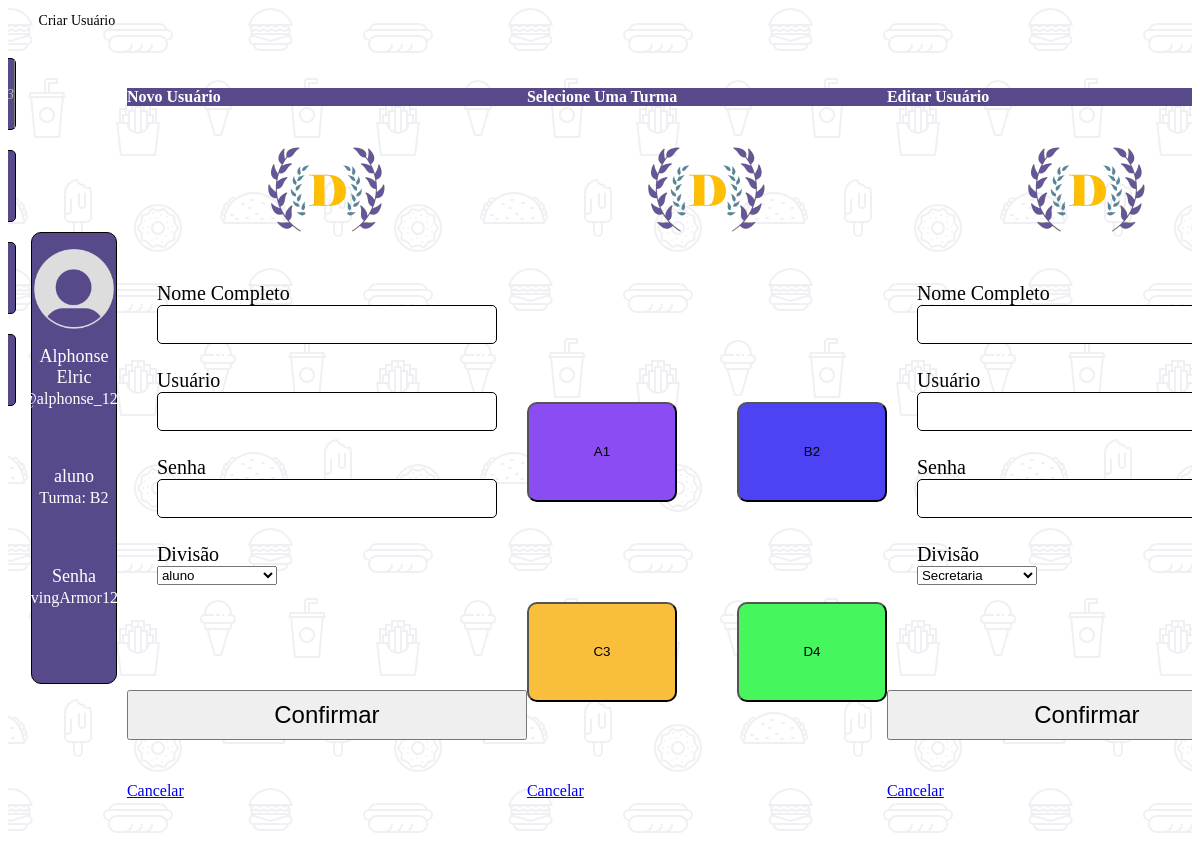
The page /secretaria/secretaria-listagem.php on the database as committed earlier.
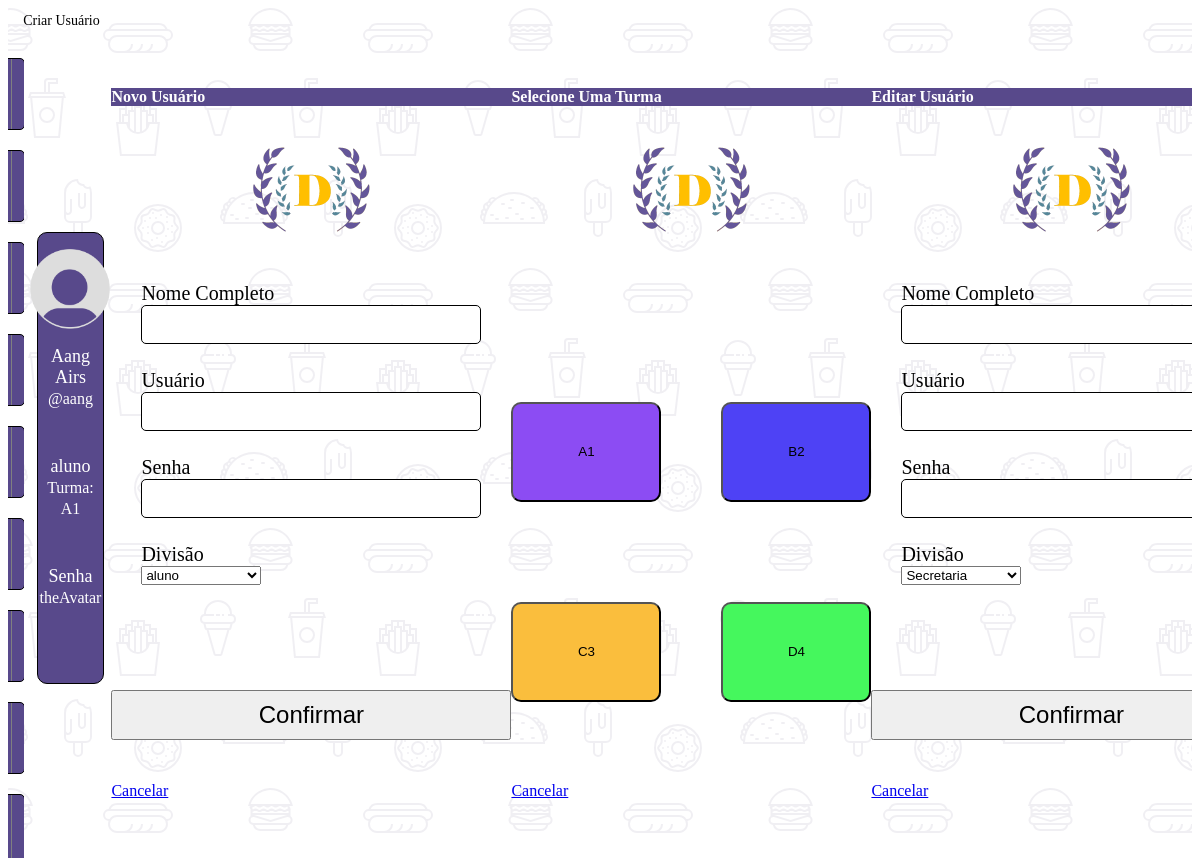
The same page on the database as committed later.
### tables this page shows
CREATE TABLE `tb_usuarios` (
  `usuario` varchar(30) NOT NULL,
  `senha` varchar(30) NOT NULL,
  `divisao` varchar(10) NOT NULL,
  `nome` varchar(60) NOT NULL
);

CREATE TABLE `tb_aluno` (
  `usuario` varchar(30) NOT NULL,
  `turma` char(2) NOT NULL
);

### secretaria/secretaria-listagem.php (the view, shortened to what this page needs)
<?php
  include "../database.php";
  if(isset($_GET['filter']) != '')
  {
    if ($_SESSION['filter'] == "usuario")
    {
      $_SESSION['filter'] = "nome";
      $filter = $_SESSION['filter'];
      header("Location: secretaria.php?pagina=secretaria-listagem");
    }
    else
    {
      $_SESSION['filter'] = "usuario";
      $filter = $_SESSION['filter'];
      header("Location: secretaria.php?pagina=secretaria-listagem");
    }
  }
  else
  {
    $filter = $_SESSION['filter'];
  }
  if(isset($_POST['search-user']) != '')
  {
    $search = "SELECT * FROM tb_usuarios WHERE $filter LIKE '{$_POST['search-user']}%' ORDER BY $filter ASC";
    $search_result = mysqli_query($conn, $search);
    $_SESSION['search-query'] = $_POST['search-user'];
  }
  else
  {
    if ($_SESSION['search-query'] == '')
    {
      $search = "SELECT * FROM tb_usuarios ORDER BY $filter ASC";
      $search_result = mysqli_query($conn, $search);
    }
    else
    {
      $search = "SELECT * FROM tb_usuarios WHERE $filter LIKE '{$_SESSION['search-query']}%' ORDER BY $filter ASC";
      $search_result = mysqli_query($conn, $search);
    }
  }
?>
<!DOCTYPE html>
<html lang="en">
<head>
  <link rel="stylesheet" href="styles/listagem.css">
</head>
<main>
  <div class="main-div">
    <div class="topside-div">
      <div class="buttons-div">
        <div class="button-filter-div">
        </div>
        <div class="button-create-div">
          <p>Criar Usuário</p>
          <a href='secretaria.php?pagina=secretaria-listagem&create=new_user'>
            <i class="fa-solid fa-user-plus"></i>
          </a>
        </div>
      </div>
    </div>
    <div class="bottomside-div">
      <div class="shard-div">
        <?php
          if (mysqli_num_rows($search_result) > 0)
          {
            while ($row = mysqli_fetch_assoc($search_result))
            {
              if ($row["divisao"] == "aluno")
              {
                $funcao_sql = "SELECT * FROM tb_aluno WHERE usuario = '{$row["usuario"]}'";
                $funcao_result = mysqli_query($conn, $funcao_sql);
                $funcao_row = mysqli_fetch_assoc($funcao_result);
                $string = "Turma: {$funcao_row["turma"]}";
              }
              else if ($row["divisao"] == "professor")
              {
                $funcao_sql = "SELECT * FROM tb_professor WHERE usuario = '{$row["usuario"]}'";
                $funcao_result = mysqli_query($conn, $funcao_sql);
                $funcao_row = mysqli_fetch_assoc($funcao_result);
                $string = "Especialização: {$funcao_row["especializacao"]}";
              }
              else
              {
                $funcao_sql = "SELECT * FROM tb_secretaria WHERE usuario = '{$row["usuario"]}'";
                $funcao_result = mysqli_query($conn, $funcao_sql);
                $funcao_row = mysqli_fetch_assoc($funcao_result);
                $string = "Cargo: {$funcao_row["cargo"]}";
              }
              if (isset($_GET['shard_card']) != '') {
                $shard_card = $_GET['shard_card'];
                $_SESSION['shard-card'] = $shard_card;
              }
              else {
                if (!$shard_card)
                {
                  if ($_SESSION['shard-card'])
                  {
                    $shard_card = $_SESSION['shard-card'];
                  }
                  else
                  {
                    $shard_card = "{$row["usuario"]}";
                  }
                }
              }
              echo "
                <div class='shard'>
                  <a href='secretaria.php?pagina=secretaria-listagem&shard_card={$row["usuario"]}'>
                    <div class='shard-link'>
                      <div class='shard-avatar'>
                        <img src='../imagens/perfil_vazio.png' alt='Avatar'>
                      </div>
                      <div class='shard-info'>
                        <div>
                          <p>{$row["nome"]}</p>
                          <p><span>@{$row["usuario"]}</span></p>
                        </div>
                          <p>{$string}</p>
                      </div>
                    </div>
                  </a>
                  <div class='shard-buttons'>
                    <a href='secretaria.php?pagina=secretaria-listagem&shard_card={$shard_card}&edit={$row["usuario"]}'>
                      <i class='fa-solid fa-pen-to-square'></i>
                    </a>
                    <a href='secretaria.php?pagina=secretaria-listagem&shard_card={$shard_card}&delete={$row["usuario"]}'>
                      <i class='fa-solid fa-trash'></i>
                    </a>
                  </div>
                </div>
              ";
            }
          }
        ?>
      </div>
      <div class="shard-card-div">
        <div class="shard-card">
          <div class="shard-card-avatar">
            <img src='../imagens/perfil_vazio.png' alt='Avatar'>
          </div>
          <div class="shard-card-info">
            <?php
              $card_usuario = $shard_card;
              $sql = "SELECT * FROM tb_usuarios WHERE usuario LIKE '{$card_usuario}'";
              $result = mysqli_query($conn, $sql);
              if (mysqli_num_rows($result) > 0)
              {
                while($row = mysqli_fetch_assoc($result))
                {
                  $card_nome = $row["nome"];
                  $card_divisao = $row["divisao"];
                  $card_senha = $row["senha"];
                  if ($row["divisao"] == "aluno")
                  {
                    $funcao_sql = "SELECT * FROM tb_aluno WHERE usuario = '{$row["usuario"]}'";
                    $funcao_result = mysqli_query($conn, $funcao_sql);
                    $funcao_row = mysqli_fetch_assoc($funcao_result);
                    $string = "Turma: {$funcao_row["turma"]}";
                  }
                }
              }
            ?>
            <div>
              <p>
              <?php echo "{$card_nome}"; ?>
              </p>
              <p>
                <span>@<?php echo "{$card_usuario}"; ?></span>
              </p>
            </div>
            <div>
              <p>
              <?php echo "{$card_divisao}"; ?>
              </p>
              <p>
                <span><?php echo "{$string}"; ?></span>
              </p>
            </div>
            <div>
              <p>
                Senha
              </p>
              <p>
                <span><?php echo "{$card_senha}"; ?></span>
              </p>
            </div>
          </div>
          <div class="shard-card-buttons">
          </div>
        </div>
      </div>
    </div>
  </div>
  <div class="modal" id="createModal">
    <div class="modal-dialog">
      <div class="modal-content">
        <div class="modal-header">
          <h4 class="modal-title">Novo Usuário</h4>
        </div>
        <div class="modal-body">
            <div class="logo-div">
              <img src="../imagens/logo-alt.png" alt="Logo">
            </div>
          <form method="POST">
            <div class="flex-div">
              <label> Nome Completo </label>
              <input type="text" name="txt-nome"  value="<?php echo "{$nome}"; ?>" maxlength="60" required="yes">
            </div>
            <div class="flex-div">
              <label> Usuário </label>
              <input type="text" name="txt-usuario"   value="<?php echo "{$usuario}"; ?>" maxlength="30" required="yes">
            </div>
            <div class="flex-div">
              <label> Senha </label>
              <input type="password" name="txt-senha"   value="<?php echo "{$senha}"; ?>" maxlength="30" required="yes">
            </div>
            <div class="flex-div">
              <label> Divisão </label>
              <select name="txt-divisao"  value="<?php echo "{$divisao}"; ?>">
                <option value="aluno">aluno</option>
              </select>
            </div>
            <div class="div-error">
            </div>
            <input type="submit" value="Confirmar" class="btn btn-success">
          </form>
        </div>
        <div class="modal-footer">
          <a href="secretaria.php?pagina=secretaria-listagem&shard_card=<?php echo "{$card_usuario}"; ?>" class="btn btn-danger">Cancelar</a>
        </div>
      </div>
    </div>
  </div>
  <div class="modal" id="turmaModal">
    <div class="modal-dialog">
      <div class="modal-content">
        <div class="modal-header">
          <h4 class="modal-title">Selecione Uma Turma <?php echo "{$usuario}"; ?></h4>
        </div>
        <div class="modal-body">
            <div class="logo-div">
              <img src="../imagens/logo-alt.png" alt="Logo">
            </div>
          <form method="POST" name="form_turma" class="form-turma">
            <div class="turma-grid">
              <input type="submit" name="txt-turma" value="A1">
              <input type="submit" name="txt-turma" value="B2">
              <input type="submit" name="txt-turma" value="C3">
              <input type="submit" name="txt-turma" value="D4">
            </div>
          </form>
        </div>
        <div class="modal-footer">
          <a href="secretaria.php?pagina=secretaria-listagem&shard_card=<?php echo "{$card_usuario}"; ?>" class="btn btn-danger">Cancelar</a>
        </div>
      </div>
    </div>
  </div>
  <div class="modal" id="editModal">
    <div class="modal-dialog">
      <div class="modal-content">
        <div class="modal-header">
          <h4 class="modal-title">Editar Usuário</h4>
        </div>
        <div class="modal-body">
            <div class="logo-div">
              <img src="../imagens/logo-alt.png" alt="Logo">
            </div>
          <form method="POST">
            <div class="flex-div">
              <label> Nome Completo </label>
              <input type="text" name="new-nome"  value="<?php echo "{$nome}"; ?>" maxlength="60" required="yes">
            </div>
            <div class="flex-div">
              <label> Usuário </label>
              <input type="text" name="new-usuario"   value="<?php echo "{$usuario}"; ?>" maxlength="30" required="yes">
            </div>
            <div class="flex-div">
              <label> Senha </label>
              <input type="password" name="new-senha" value="<?php echo "{$senha}"; ?>" maxlength="30" required="yes">
            </div>
            <div class="flex-div">
              <label> Divisão </label>
              <select name="new-divisao">
                <?php
                  if ($divisao == "aluno")
                  {
                    echo
                    "
                      <option value='aluno'>Aluno</option>
                      <option value='professor'>Professor</option>
                      <option value='secretaria'>secretaria</option>
                    ";
                  }
                  else
                  {
                    echo
                    "
                      <option value='secretaria'>Secretaria</option>
                      <option value='professor'>Professor</option>
                      <option value='aluno'>Aluno</option>
                    ";
                  }
                ?>
              </select>
            </div>
            <div class="div-error">
            </div>
            <input type="submit" value="Confirmar" class="btn btn-success">
          </form>
        </div>
        <div class="modal-footer">
          <a href="secretaria.php?pagina=secretaria-listagem&shard_card=<?php echo "{$card_usuario}"; ?>" class="btn btn-danger">Cancelar</a>
        </div>
      </div>
    </div>
  </div>
</main>
</html>

### secretaria/styles/listagem.css (style rules this page uses)
main { display: flex; justify-content: center; align-items: center; min-height: 100vh; overflow: hidden; }
.main-div { height: 95%; width: 95%; }
.topside-div { display: flex; align-items: center; height: 8%; }
.buttons-div { display: flex; flex: 1; height: 50px; }
.buttons-div a { text-decoration: none; }
.buttons-div i { display: flex; justify-content: center; align-items: center; width: 25px; height: 25px; font-size: 18px; color: black; }
.button-create-div { margin-left: 15px; display: flex; flex-direction: column; justify-content: center; align-items: center; width: 100px; height: 100%; }
.button-create-div p { margin: 0; font-size: 14px; }
.bottomside-div { display: flex; align-items: center; height: 92%; }
.shard-div { margin-right: 5px; flex: 2.5; height: 800px; overflow-y: scroll; }
.shard { margin-bottom: 20px; display: flex; width: 99%; height: 70px; border: 1px solid black; border-radius: 5px; background-color: #58498b; }
.shard a { display: flex; flex: 12; text-decoration: none; }
.shard-link { display: flex; width: 100%; }
.shard-info { margin-left: 10px; display: flex; flex-direction: column; justify-content: center; flex: 13; }
.shard-info p { margin: 0; display: inline-block; color: white; }
.shard-buttons { display: flex; justify-content: space-evenly; align-items: center; flex: 1; border-left: 1px solid gray; }
.shard-card-div { display: flex; justify-content: center; flex: 1; height: 95%; }
.shard-card { display: flex; flex-direction: column; width: 80%; height: 450px; border: 1px solid black; border-radius: 10px; background-color: #58498b; }
.shard-card-avatar { display: flex; justify-content: center; align-items: center; flex: 1.5; }
.shard-card-avatar img { width: 80px; object-fit: cover; }
.shard-card-info { display: flex; flex-direction: column; align-items: center; justify-content: space-between; text-align: center; flex: 3.5; }
.shard-card-info p { margin: 0; font-size: 18px; color: white; }
.shard-card-info span { font-size: 16px; color: white; }
.shard-card-buttons { display: flex; justify-content: space-evenly; align-items: center; flex: 1; }
.modal-header { background-color: #58498b; color: white; }
.modal-body form { display: flex; flex-direction: column; align-items: center; height: 500px; }
.logo-div { margin-bottom: 30px; display: flex; justify-content: center; }
.logo-div img { width: 125px; }
.flex-div { margin-bottom: 25px; display: flex; flex-direction: column; width: 85%; }
.flex-div label { font-size: 20px; }
.flex-div input { height: 35px; border: 1px solid black; border-radius: 5px; }
.flex-div select { width: 120px; }
.div-error { display: flex; justify-content: center; align-items: center; height: 50px; width: 200px; }
.modal-body input:nth-child(6) { margin-top: 30px; height: 50px; width: 400px; font-size: 24px; }
.form-turma { display: flex; justify-content: center; align-items: center; }
.turma-grid { display: grid; grid-template-columns: 1fr 1fr; column-gap: 60px; row-gap: 100px; margin-top: 40px; }
.turma-grid input { width: 150px; height: 100px; border-radius: 10px; }
.turma-grid input:nth-child(1) { background-color: #8c4cf3; }
.turma-grid input:nth-child(2) { background-color: #4e42f5; }
.turma-grid input:nth-child(3) { background-color: #fabe3d; }
.turma-grid input:nth-child(4) { background-color: #45f75d; }
.button-filter-div { display: flex; flex-direction: column; justify-content: center; align-items: center; width: 60px; }
.shard-info span { margin-left: 15px; color: rgb(187, 187, 187); font-size: 14px; font-style: italic; }

Rows that differ between the two databases and show on the page:
removed tb_usuarios: nome "Alphonse Elric", usuario "alphonse_123", divisao "aluno", senha "livingArmor123"
removed tb_aluno: turma "Turma: B2"
added tb_usuarios: nome "Aang Airs", usuario "aang", divisao "aluno", senha "theAvatar"
added tb_aluno: turma "Turma: A1"
